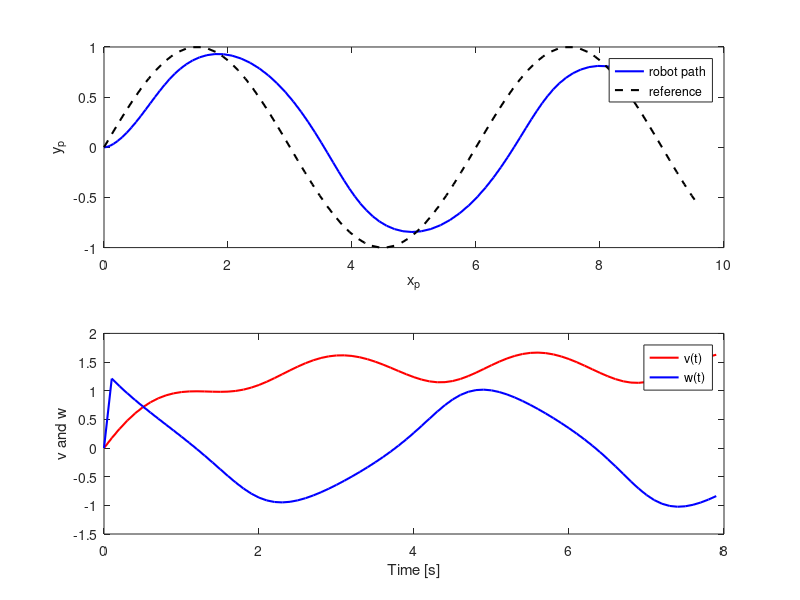

Reproduce this figure in MATLAB.
function unicyle_control()
    dt          = 0.1;  
    total_time  = 8;   
    steps       = round(total_time / dt);

    Kv   = 1.0;
    Kom  = 1.5;

    v_ref = 1.2;       
    c  = 2*pi / 6;  

    state = [0; 0; 0];  
    x_init = state(1);  

    time_data = 0:dt:total_time;  

    state_history   = zeros(3, steps+1);
    state_history(:,1) = state;
    control_history = zeros(2, steps);  
    
    for k = 1:steps
       
        t = (k-1) * dt;

        x_des = x_init + v_ref * t;
        y_des = sin(c * x_des);

        x    = state(1);
        y    = state(2);
        psi  = wrap_to_pi(state(3));

        dx = x_des - x;
        dy = y_des - y;
        dist = sqrt(dx^2 + dy^2);

        theta_d = atan2(dy, dx);
        theta_d = wrap_to_pi(theta_d);

        v = Kv * dist;

        heading_err = wrap_to_pi(psi - theta_d);
        w = -Kom * heading_err;

        state = unicycle_dynamics(state, [v; w], dt);

        state_history(:,k+1)   = state;
        control_history(:,k)   = [v; w];
    end

    figure;

    subplot(2,1,1); hold on; box on;

    plot(state_history(1,:), state_history(2,:), 'b-', ...
         'LineWidth',1.5, 'DisplayName','robot path');

    x_ref_vals = x_init + v_ref .* time_data;
    y_ref_vals = sin(c * x_ref_vals);
    plot(x_ref_vals, y_ref_vals, 'k--', 'LineWidth',1.5, 'DisplayName','reference');

    xlabel('x_p');
    ylabel('y_p');
    legend('Location','best');

    subplot(2,1,2); hold on; box on;

    control_time = 0:dt:(steps-1)*dt;

    plot(control_time, control_history(1,:), 'r-', 'LineWidth',1.5, 'DisplayName','v(t)');
    plot(control_time, control_history(2,:), 'b-', 'LineWidth',1.5, 'DisplayName','w(t)');

    xlabel('Time [s]');
    ylabel('v and w');
    legend('Location','best');
    % title('velocities');
end

function angle = wrap_to_pi(angle)
    angle = mod(angle + pi, 2*pi) - pi;
end

function new_state = unicycle_dynamics(state, control_input, dt)
    x     = state(1);
    y     = state(2);
    theta = wrap_to_pi(state(3));

    v     = control_input(1);
    omega = control_input(2);

    x_dot     = v * cos(theta);
    y_dot     = v * sin(theta);
    theta_dot = omega;

    x     = x + x_dot * dt;
    y     = y + y_dot * dt;
    theta = wrap_to_pi(theta + theta_dot * dt);

    new_state = [x; y; theta];
end
